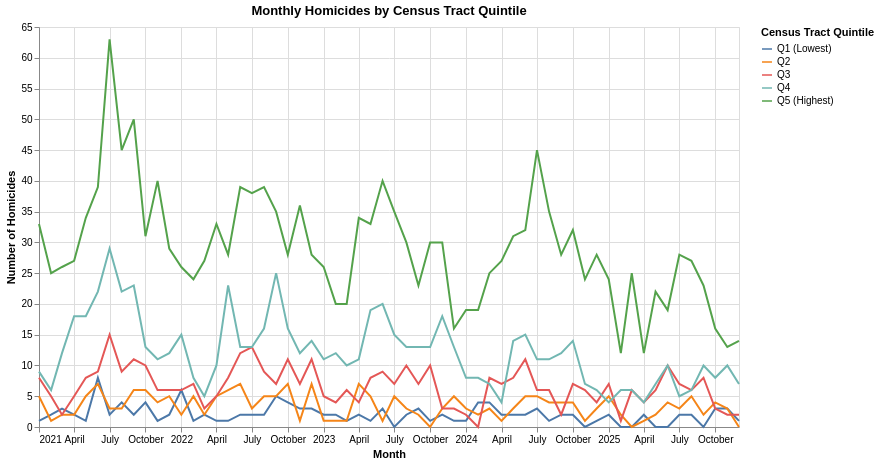

The notebook cell this image was saved under:
### Code cell
Homicide["Date"] = pd.to_datetime(Homicide["Date"])

if "quintile" in Homicide.columns:
    Homicide = Homicide.drop(columns=["quintile"])

tract_counts = tract_counts.sort_values("total_homicides")

tract_counts["quintile"] = pd.qcut(
    tract_counts["total_homicides"].rank(method="first"),
    5,
    labels=["Q1 (Lowest)", "Q2", "Q3", "Q4", "Q5 (Highest)"]
)

Homicide = Homicide.merge(
    tract_counts[["CENSUS_T_1", "quintile"]],
    on="CENSUS_T_1",
    how="left"
)

Homicide["month"] = Homicide["Date"].dt.to_period("M").dt.to_timestamp()

quintile_time = (
    Homicide
    .groupby(["month", "quintile"])
    .size()
    .reset_index(name="homicide_count")
)

chart = (
    alt.Chart(quintile_time)
    .mark_line()
    .encode(
        x=alt.X("month:T", title="Month"),
        y=alt.Y("homicide_count:Q", title="Number of Homicides"),
        color=alt.Color("quintile:N", title="Census Tract Quintile"),
    )
    .properties(
        width=700,
        height=400,
        title="Monthly Homicides by Census Tract Quintile"
    )
)

chart

### Figure 1 — Vega-Lite specification as saved in the notebook (floating-point values rounded to 4 significant figures; data arrays with more than 128 entries replaced by an {"elided": "..."} marker saying what was removed)
{"config": {"view": {"continuousWidth": 300, "continuousHeight": 300}}, "data": {"name": "data-ad719a1be0687ef93129e30bfa04caaf"}, "mark": {"type": "line"}, "encoding": {"color": {"field": "quintile", "title": "Census Tract Quintile", "type": "nominal"}, "x": {"field": "month", "title": "Month", "type": "temporal"}, "y": {"field": "homicide_count", "title": "Number of Homicides", "type": "quantitative"}}, "height": 400, "title": "Monthly Homicides by Census Tract Quintile", "width": 700, "$schema": "https://vega.github.io/schema/vega-lite/v6.1.0.json", "datasets": {"data-ad719a1be0687ef93129e30bfa04caaf": {"elided": "300 records"}}}
